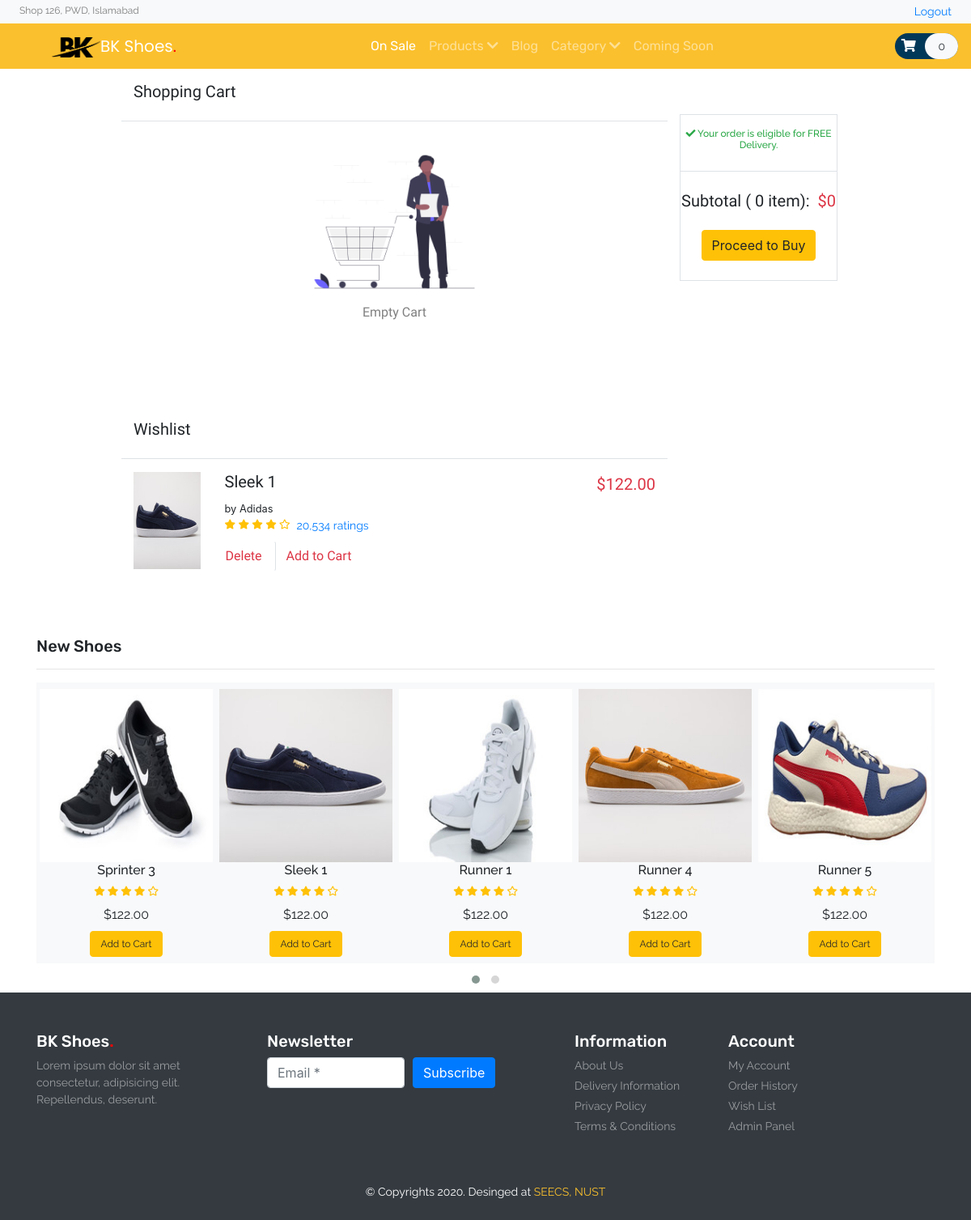
The app's page /cart.php with its own data.
### tables this page shows
CREATE TABLE IF NOT EXISTS `product` (
  `item_id` int(11) NOT NULL AUTO_INCREMENT,
  `item_brand` varchar(200) NOT NULL,
  `item_name` varchar(255) NOT NULL,
  `item_price` double(10,2) NOT NULL,
  `item_image` varchar(255) NOT NULL,
  `item_description` varchar(255) NOT NULL,
  `item_register` datetime DEFAULT NULL,
  PRIMARY KEY (`item_id`)
);

### cart.php (called while the page is built, shortened)
<?php
include ('header.php');
?>
<?php
        count($product->getData('cart')) ? include ('Template/_cart-template.php') :  include ('Template/notFound/_cart_notFound.php');
        count($product->getData('wishlist')) ? include ('Template/_wishilist_template.php') :  include ('Template/notFound/_wishlist_notFound.php');
        include ('Template/_new-shoes.php');
?>
<?php
include ('footer.php');
?>

### database/Product.php (called while the page is built, shortened)
<?php
class Product
{
    public $db = null;
    public function __construct(DBController $db)
    {
        $this->db = $db;
    }
    public function getData($table = 'product'){
        $result = $this->db->con->query("SELECT * FROM {$table}");
        $resultArray = array();
        while ($item = mysqli_fetch_array($result, MYSQLI_ASSOC)){
            $resultArray[] = $item;
        }
        return $resultArray;
    }
    public function getProduct($item_id = null, $table= 'product'){
        if (isset($item_id)){
            $result = $this->db->con->query("SELECT * FROM {$table} WHERE item_id={$item_id}");
            $resultArray = array();
            while ($item = mysqli_fetch_array($result, MYSQLI_ASSOC)){
                $resultArray[] = $item;
            }
            return $resultArray;
        }
    }
}

### database/DBController.php (called while the page is built, shortened)
<?php
class DBController
{
    protected $host = 'localhost';
    protected $user = 'root';
    protected $password = '';
    protected $database = "shopee";
    public function __construct()
    {
        $this->con = mysqli_connect($this->host, $this->user, $this->password, $this->database);
    }
}

### functions.php (called while the page is built)
<?php
require ('database/DBController.php');
require ('database/Product.php');
require ('database/Cart.php');
$db = new DBController();
$product = new Product($db);
$product_shuffle = $product->getData();
$Cart = new Cart($db );

### Template/_new-shoes.php (the view, shortened to what this page needs)
<?php
shuffle($product_shuffle);
?>
<section id="new-phones">
    <div class="container">
        <h4 class="font-rubik font-size-20">New Shoes</h4>
        <hr>
        <div class="owl-carousel owl-theme">
            <?php foreach ($product_shuffle as $item) { ?>
                <div class="item py-2 bg-light">
                    <div class="product font-rale mx-1">
                        <a href="<?php printf('%s?item_id=%s', 'product.php',  $item['item_id']); ?>"><img src="<?php echo $item['item_image'] ?? "./assets/products/1.png"; ?>" alt="product1" class="img-fluid"></a>
                        <div class="text-center">
                            <h6><?php echo  $item['item_name'] ?? "Unknown";  ?></h6>
                            <div class="rating text-warning font-size-12">
                                <span><i class="fas fa-star"></i></span>
                                <span><i class="fas fa-star"></i></span>
                                <span><i class="fas fa-star"></i></span>
                                <span><i class="fas fa-star"></i></span>
                                <span><i class="far fa-star"></i></span>
                            </div>
                            <div class="price py-2">
                                <span>$<?php echo $item['item_price'] ?? '0' ; ?></span>
                            </div>
                            <form method="post">
                                <?php
                                if (in_array($item['item_id'], $Cart->getCartId($product->getData('cart')) ?? [])){
                                    echo '<button type="submit" disabled class="btn btn-success font-size-12">In the Cart</button>';
                                }else{
                                    echo '<button type="submit" name="top_sale_submit" class="btn btn-warning font-size-12">Add to Cart</button>';
                                }
                                ?>
                            </form>
                        </div>
                    </div>
                </div>
            <?php }  ?>
        </div>
    </div>
</section>

### Template/_wishilist_template.php (shortened to what this page needs)
<section id="cart" class="py-3 mb-5">
    <div class="container-fluid w-75">
        <h5 class="font-baloo font-size-20">Wishlist</h5>
        <div class="row">
            <div class="col-sm-9">
                <?php
                foreach ($product->getData('wishlist') as $item) :
                    $cart = $product->getProduct($item['item_id']);
                    $subTotal[] = array_map(function ($item){
                        ?>
                        <div class="row border-top py-3 mt-3">
                            <div class="col-sm-2">
                                <img src="<?php echo $item['item_image'] ?? "./assets/products/1.png" ?>" style="height: 120px;" alt="cart1" class="img-fluid">
                            </div>
                            <div class="col-sm-8">
                                <h5 class="font-baloo font-size-20"><?php echo $item['item_name'] ?? "Unknown"; ?></h5>
                                <small>by <?php echo $item['item_brand'] ?? "Brand"; ?></small>
                                <div class="d-flex">
                                    <div class="rating text-warning font-size-12">
                                        <span><i class="fas fa-star"></i></span>
                                        <span><i class="fas fa-star"></i></span>
                                        <span><i class="fas fa-star"></i></span>
                                        <span><i class="fas fa-star"></i></span>
                                        <span><i class="far fa-star"></i></span>
                                    </div>
                                    <a href="#" class="px-2 font-rale font-size-14">20,534 ratings</a>
                                </div>
                                <div class="qty d-flex pt-2">
                                    <form method="post">
                                        <button type="submit" name="delete-cart-submit" class="btn font-baloo text-danger pl-0 pr-3 border-right">Delete</button>
                                    </form>
                                    <form method="post">
                                        <button type="submit" name="cart-submit" class="btn font-baloo text-danger">Add to Cart</button>
                                    </form>
                                </div>
                            </div>
                            <div class="col-sm-2 text-right">
                                <div class="font-size-20 text-danger font-baloo">
                                    $<span class="product_price" data-id="<?php echo $item['item_id'] ?? '0'; ?>"><?php echo $item['item_price'] ?? 0; ?></span>
                                </div>
                            </div>
                        </div>
                        <?php
                        return $item['item_price'];
                    }, $cart);
                endforeach;
                ?>
            </div>
        </div>
    </div>
</section>

### style.css (style rules this page uses)
button, button:focus { outline: none !important; box-shadow: none !important; }
.font-baloo { font-family: "Baloo Thambi 2", cursive; }
.font-rale { font-family: "Raleway", cursive; }
.font-rubik { font-family: "Rubik", cursive; }
.font-size-12 { font-size: 12px; }
.font-size-14 { font-size: 14px; }
.font-size-20 { font-size: 20px; }

### records on screen
product: item_image (picture), item_name "Sleek 1", item_brand "Adidas", item_price "122.00"
product: item_image (picture), item_name "Sprinter 3", item_price "122.00"
product: item_image (picture), item_name "Runner 1", item_price "122.00"
product: item_image (picture), item_name "Runner 4", item_price "122.00"
product: item_image (picture), item_name "Runner 5", item_price "122.00"

### other values on screen
count($product->getData('cart')) "0"
